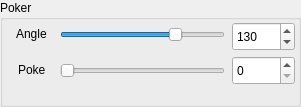
   <widget class="QGroupBox" name="groupBox_3">
    <property name="geometry">
     <rect>
      <x>530</x>
      <y>12</y>
      <width>301</width>
      <height>107</height>
     </rect>
    </property>
    <property name="title">
     <string>Poker</string>
    </property>
    <widget class="QSlider" name="horizontalSliderPokerAngle">
     <property name="geometry">
      <rect>
       <x>60</x>
       <y>26</y>
       <width>165</width>
       <height>18</height>
      </rect>
     </property>
     <property name="minimum">
      <number>0</number>
     </property>
     <property name="maximum">
      <number>180</number>
     </property>
     <property name="singleStep">
      <number>1</number>
     </property>
     <property name="pageStep">
      <number>1</number>
     </property>
     <property name="value">
      <number>130</number>
     </property>
     <property name="orientation">
      <enum>Qt::Horizontal</enum>
     </property>
     <property name="invertedAppearance">
      <bool>false</bool>
     </property>
    </widget>
    <widget class="QSlider" name="horizontalSliderPokerPoke">
     <property name="geometry">
      <rect>
       <x>60</x>
       <y>62</y>
       <width>165</width>
       <height>18</height>
      </rect>
     </property>
     <property name="maximum">
      <number>180</number>
     </property>
     <property name="singleStep">
      <number>180</number>
     </property>
     <property name="pageStep">
      <number>30</number>
     </property>
     <property name="orientation">
      <enum>Qt::Horizontal</enum>
     </property>
    </widget>
    <widget class="QLabel" name="label_5">
     <property name="geometry">
      <rect>
       <x>16</x>
       <y>24</y>
       <width>45</width>
       <height>20</height>
      </rect>
     </property>
     <property name="text">
      <string>Angle</string>
     </property>
    </widget>
    <widget class="QLabel" name="label_6">
     <property name="geometry">
      <rect>
       <x>18</x>
       <y>60</y>
       <width>35</width>
       <height>20</height>
      </rect>
     </property>
     <property name="text">
      <string>Poke</string>
     </property>
    </widget>
    <widget class="QSpinBox" name="spinBoxPokerAngle">
     <property name="geometry">
      <rect>
       <x>232</x>
       <y>22</y>
       <width>63</width>
       <height>29</height>
      </rect>
     </property>
     <property name="maximum">
      <number>180</number>
     </property>
     <property name="value">
      <number>130</number>
     </property>
    </widget>
    <widget class="QSpinBox" name="spinBoxPokerPoke">
     <property name="geometry">
      <rect>
       <x>232</x>
       <y>56</y>
       <width>63</width>
       <height>29</height>
      </rect>
     </property>
     <property name="maximum">
      <number>180</number>
     </property>
    </widget>
   </widget>
